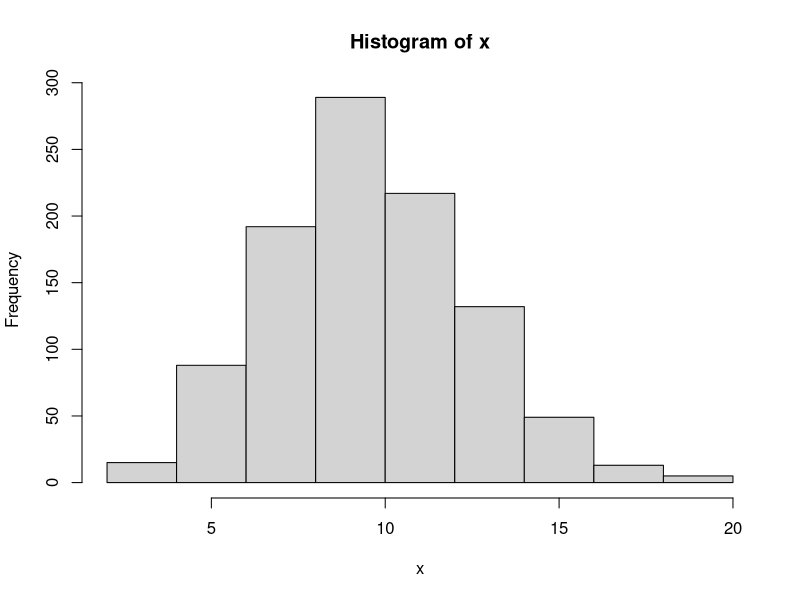
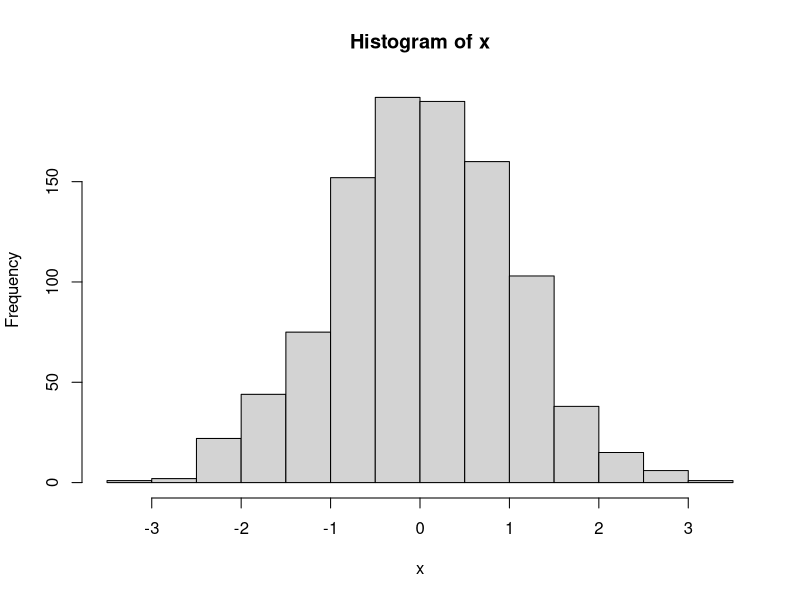

Write the R code that produced these figures, in order.
## Function to implement the inversion sampling
## for binomial distribution
binomial <- function(n, num_trials, prop)
{
  ## Generate n uninform numbers
  z <- runif(n)
  ## Obtain P(X=0), P(X=1), ..., P(X=num_trails)
  p <- choose(num_trials, seq(0, num_trials))* prop^seq(0, num_trials) * (1-prop)^(num_trials-seq(0, num_trials))
  ## Intialize the binomial numbers
  x <- rep(0, n)
  for (i in seq(1, n))
  {
    s <- 0  ## Initialize the sum
    k <- -1  ## Initialize
    ## While loop
    ## Finding the smallest k such that p[1]+...p[k] > z[i]
    while (s < z[i])
    {
      k <- k + 1
      s <- s + p[k+1]
    }
    x[i] <- k
  }
  
  return(x)
}

## Call binomial generator
x <- binomial(n=1000, num_trials=50, prop=0.2)
hist(x)



rm(list=ls(all=TRUE)) ## clear out old variables from the memory

## The input parameter is #samples and level of significance
integral <- function(n, alpha)
{
  u1 <- runif(n,min=-1, max =1)
  u2 <- runif(n,min=-1, max =1)
  h<- (abs(u1 + u2) <= 1)
  integral <- mean(h)
  mc_error <- sqrt(var(h) / n)
  z_alphaby2 <- qnorm(1- alpha/2)
  ci <- c( integral - z_alphaby2*mc_error, integral + z_alphaby2*mc_error)
  output <- list(integral=integral, mc_error=mc_error, ci = ci )
  return(output)
}

print(integral(10000,.05))


rm(list=ls(all=TRUE))

## The input parameter is #samples
integral1 <- function(n)
{
  x <- runif(n=n, min=0, max=2*pi)
  integral <- mean(2*pi*sin(x*cos(x)))
  mc_error <- sqrt(var(2*pi*sin(x*cos(x))) / n)
  
  output <- list(integral=integral, mc_error=mc_error)
  return(output)
}



#### Computation of the second integral
## The input parameter is #samples
integral2 <- function(n)
{
  x <- rnorm(n)
  integral <- mean(sin(x*cos(x)) / dnorm(x))
  mc_error <- sqrt(var(sin(x*cos(x)) / dnorm(x)) / n)
  
  output <- list(integral=integral, mc_error=mc_error)
  return(output)
}

print(integral2(10000))


X <- runif(100000,0,10)
Y <- 10*exp(-2*abs(X-5))
c( mean(Y), var(Y) )



X=rnorm(1e5,mean=5,sd=1)
fX = 10*exp(-2*abs(X-5))
Y=fX*dunif(X,0,10)/dnorm(X,mean=5,sd=1)
c( mean(Y), var(Y) )



## Density function of standard normal distribution
f <- function(x)
{
  y <- 1/sqrt(2*pi) * exp(-x^2/2)
  return(y)
}

## Density function of Cauchy distribution
g <- function(x)
{
  y <- 1 / (pi * (1 + x^2))
  return(y)
}

## Rejection sampling for standard normal distribution
rejection_sampling_standard_normal <- function(n)
{
  ## Boundary M
  M <- f(1)/g(1)
  
  ## Initialize the output
  x <- rep(0, n)
  
  k <- 0 ## Number of accepted samples
  ## While loop until there are n accepted samples
  while (k <= n)
  {
    y <- rcauchy(1)
    u <- runif(1)
    if (u*M*g(y) <= f(y))
    {
      k <- k + 1
      x[k] <- y
    }
  }
  
  return(x)
}

## Call function
x <- rejection_sampling_standard_normal(1000)
hist(x, breaks=20)
